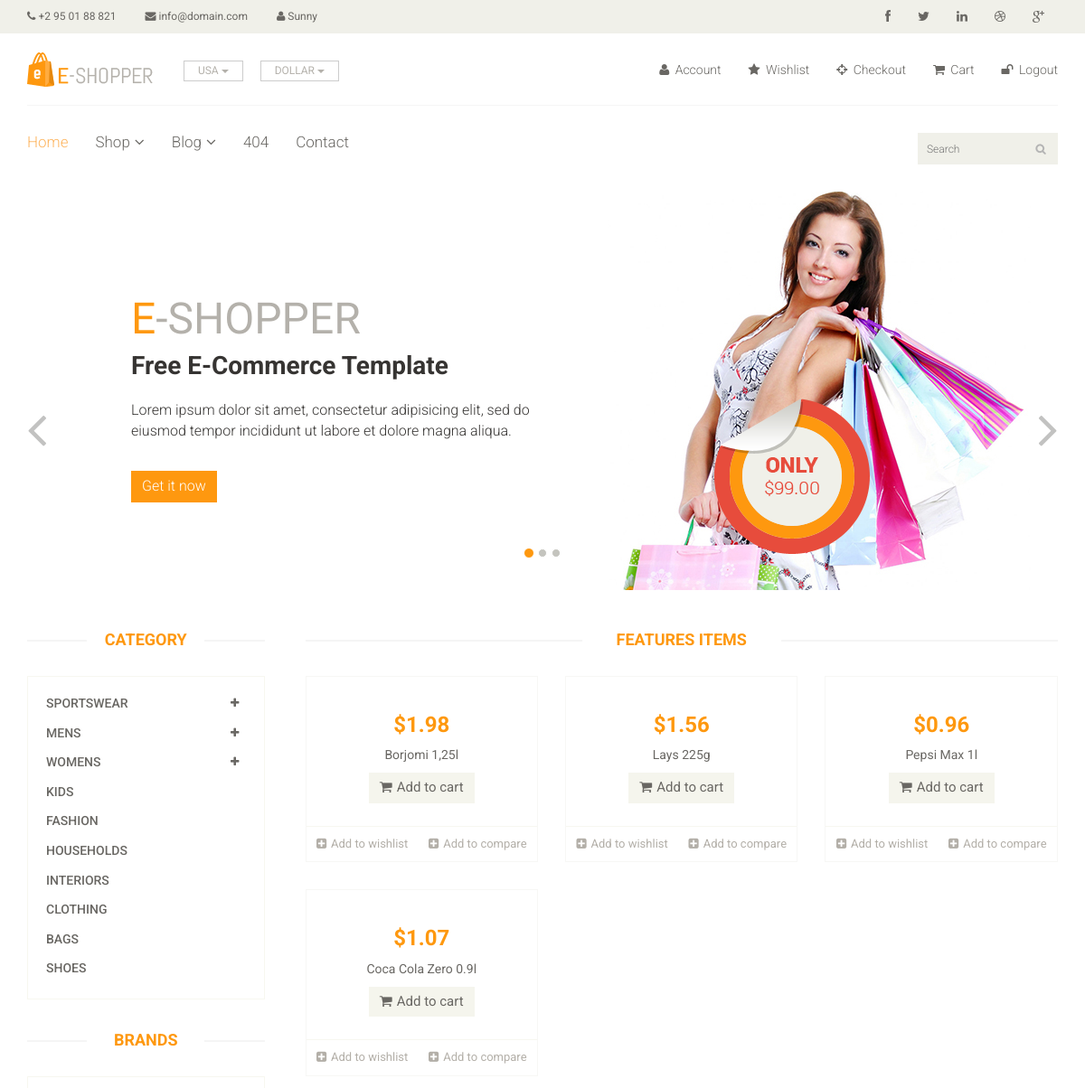
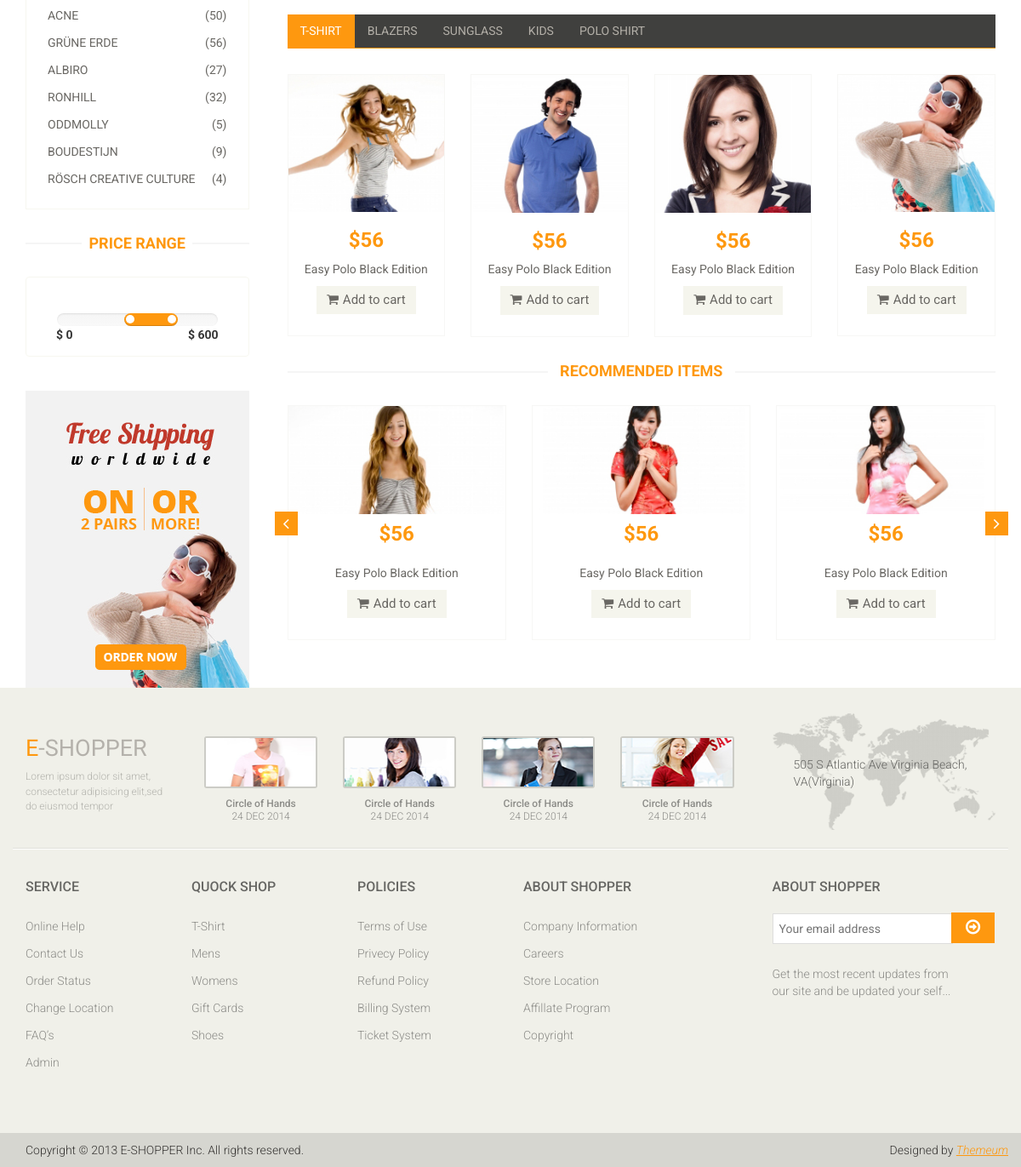
The app's page /home (signed in) with its own data (2 pictures, top to bottom).
### tables this page shows
CREATE TABLE `users` (
  `id` bigint(20) NOT NULL,
  `url_address` varchar(60) NOT NULL,
  `name` varchar(100) NOT NULL,
  `email` varchar(100) NOT NULL,
  `password` varchar(64) NOT NULL,
  `date` datetime NOT NULL,
  `rank` varchar(8) NOT NULL
);

CREATE TABLE `products` (
  `id` int(11) NOT NULL,
  `user_url` varchar(60) NOT NULL,
  `description` varchar(200) NOT NULL,
  `category` int(11) NOT NULL,
  `price` double NOT NULL,
  `quantity` int(11) NOT NULL,
  `image` varchar(500) NOT NULL,
  `image2` varchar(500) DEFAULT NULL,
  `image3` varchar(500) DEFAULT NULL,
  `image4` varchar(500) DEFAULT NULL,
  `date` datetime NOT NULL,
  `slag` varchar(100) NOT NULL
);

### app/views/eshop/index.php (the view, shortened to what the rows shown need)
<?php $this->view("header", $data); ?>
<section id="slider">
	<div class="container">
		<div class="row">
			<div class="col-sm-12">
				<div id="slider-carousel" class="carousel slide" data-ride="carousel">
					<div class="carousel-inner">
						<div class="item active">
							<div class="col-sm-6">
								<h1><span>E</span>-SHOPPER</h1>
								<h2>Free E-Commerce Template</h2>
							</div>
						</div>
					</div>
				</div>
			</div>
		</div>
	</div>
</section>
<section>
	<div class="container">
		<div class="row">
			<div class="col-sm-3">
				<div class="left-sidebar">
					<h2>Category</h2>
					<div class="brands_products">
						<h2>Brands</h2>
					</div>
					<div class="price-range">
						<h2>Price Range</h2>
					</div>
				</div>
			</div>
			<div class="col-sm-9 padding-right">
				<div class="features_items">
					<h2 class="title text-center">Features Items</h2>
					<?php if (is_array($ROWS)) : ?>
						<?php foreach ($ROWS as $row) : ?>
							<div class="col-sm-4">
								<div class="product-image-wrapper">
									<div class="single-products">
										<div class="productinfo text-center">
											<a href="<?= ROOT ?>product_details/<?= $row->slag ?>">
												<div style="overflow: hidden;"><img class="product-image" src="<?= ROOT . $row->image ?>" alt="" /></div>
											</a>
											<h2>$<?= $row->price ?></h2>
											<p><?= $row->description ?></p>
											<a href="#" class="btn btn-default add-to-cart"><i class="fa fa-shopping-cart"></i>Add to cart</a>
										</div>
									</div>
									<div class="choose">
										<ul class="nav nav-pills nav-justified">
											<li><a href="#"><i class="fa fa-plus-square"></i>Add to wishlist</a></li>
											<li><a href="#"><i class="fa fa-plus-square"></i>Add to compare</a></li>
										</ul>
									</div>
								</div>
							</div>
						<?php endforeach; ?>
					<?php endif; ?>
				</div>
				<div class="category-tab">
					<div class="tab-content">
						<div class="tab-pane fade active in" id="tshirt">
							<div class="col-sm-3">
								<div class="product-image-wrapper">
									<div class="single-products">
										<div class="productinfo text-center">
											<h2>$56</h2>
										</div>
									</div>
								</div>
							</div>
							<div class="col-sm-3">
								<div class="product-image-wrapper">
									<div class="single-products">
										<div class="productinfo text-center">
											<h2>$56</h2>
										</div>
									</div>
								</div>
							</div>
							<div class="col-sm-3">
								<div class="product-image-wrapper">
									<div class="single-products">
										<div class="productinfo text-center">
											<h2>$56</h2>
										</div>
									</div>
								</div>
							</div>
							<div class="col-sm-3">
								<div class="product-image-wrapper">
									<div class="single-products">
										<div class="productinfo text-center">
											<h2>$56</h2>
										</div>
									</div>
								</div>
							</div>
						</div>
					</div>
				</div>
				<div class="recommended_items">
					<h2 class="title text-center">recommended items</h2>
					<div id="recommended-item-carousel" class="carousel slide" data-ride="carousel">
						<div class="carousel-inner">
							<div class="item active">
								<div class="col-sm-4">
									<div class="product-image-wrapper">
										<div class="single-products">
											<div class="productinfo text-center">
												<h2>$56</h2>
											</div>
										</div>
									</div>
								</div>
								<div class="col-sm-4">
									<div class="product-image-wrapper">
										<div class="single-products">
											<div class="productinfo text-center">
												<h2>$56</h2>
											</div>
										</div>
									</div>
								</div>
								<div class="col-sm-4">
									<div class="product-image-wrapper">
										<div class="single-products">
											<div class="productinfo text-center">
												<h2>$56</h2>
											</div>
										</div>
									</div>
								</div>
							</div>
						</div>
					</div>
				</div>
			</div>
		</div>
	</div>
</section>

### app/views/eshop/header.php (shortened to what the rows shown need)
<!DOCTYPE html>
<html lang="en">
<head>
    <link href="<?= ASSETS . THEME ?>css/bootstrap.min.css" rel="stylesheet">
    <link href="<?= ASSETS . THEME ?>css/font-awesome.min.css" rel="stylesheet">
    <link href="<?= ASSETS . THEME ?>css/prettyPhoto.css" rel="stylesheet">
    <link href="<?= ASSETS . THEME ?>css/price-range.css" rel="stylesheet">
    <link href="<?= ASSETS . THEME ?>css/animate.css" rel="stylesheet">
    <link href="<?= ASSETS . THEME ?>css/main.css" rel="stylesheet">
    <link href="<?= ASSETS . THEME ?>css/responsive.css" rel="stylesheet">
</head>
<body>
    <header id="header">
        <div class="header_top">
            <div class="container">
                <div class="row">
                    <div class="col-sm-6">
                        <div class="contactinfo">
                            <ul class="nav nav-pills">
                                <?php if (isset($data['user_data'])) : ?>
                                    <li><a href="#"><i class="fa fa-user"></i> <?= $data['user_data']->name; ?></a></li>
                                <?php endif; ?>
                            </ul>
                        </div>
                    </div>
                </div>
            </div>
        </div>
    </header>

### records on screen
users: name "Sunny"
products: price "1.98", description "Borjomi 1,25l"
products: price "1.56", description "Lays 225g"
products: price "0.96", description "Pepsi Max 1l"
products: price "1.07", description "Coca Cola Zero 0.9l"
